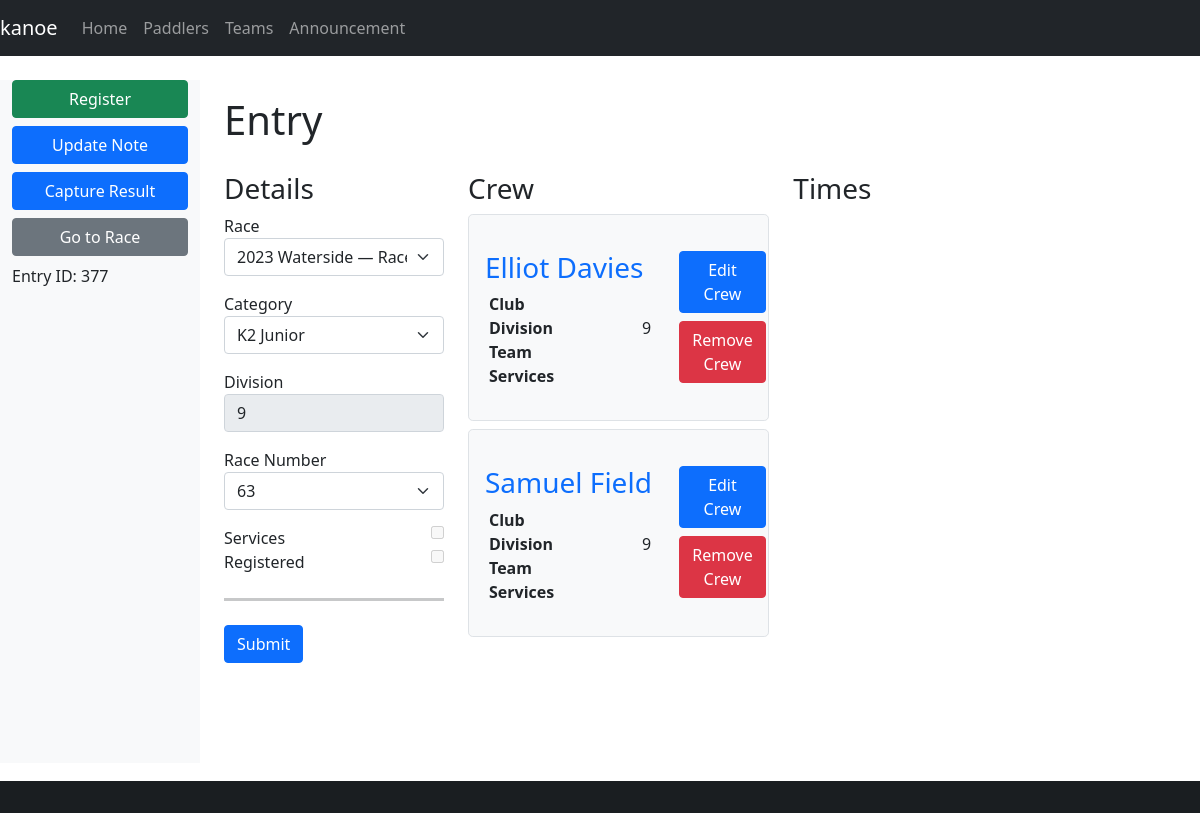
The app's page /entry/377, older data.
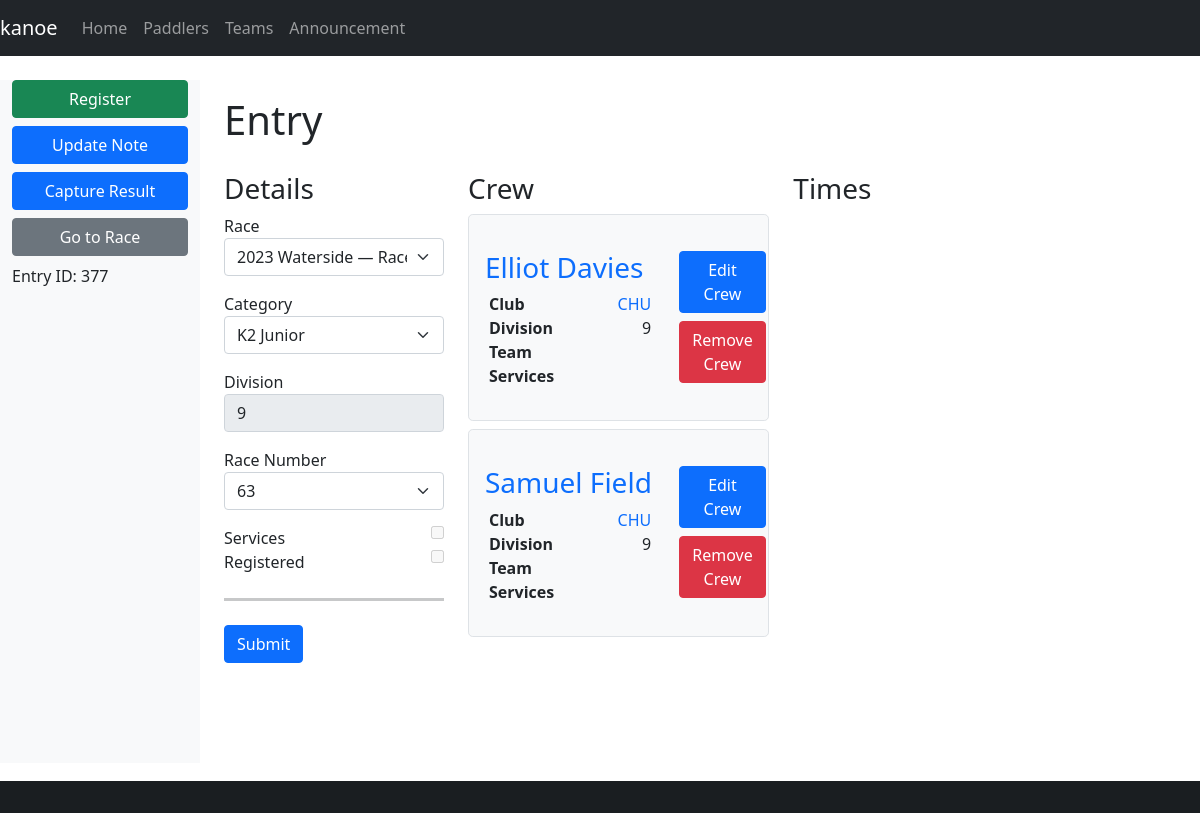
The same page, newer data.
### database/database/entry.py (models this page shows, shortened)
class Entry(Base):
    __tablename__ = "entry"
    id = Column(Integer, primary_key=True)
    race_id = Column(Integer, ForeignKey(Race.id), index=True)
    category_id = Column(Integer, ForeignKey(Category.id), index=True)
    boat_type = Column(boat_type, index=True)
    entry_number = Column(Integer)
    online = Column(Boolean)
    series = Column(Boolean)
    series_id = Column(Integer, ForeignKey(Series.id), index=True)
    time_start = Column(String)
    time_finish = Column(String)
    time_adjustment = Column(Integer)
    registered = Column(Boolean, default=False, nullable=False)
    retired = Column(Boolean, default=False, nullable=False)
    scratched = Column(Boolean, default=False, nullable=False)
    disqualified = Column(Boolean, default=False, nullable=False)
    note = Column(Text)
    category = relationship(Category, backref="entries", lazy="joined")
    race = relationship(Race, backref="entries", lazy="joined")
    race_number = relationship("Number", secondary="number_entry", uselist=False)
    @property
    def division(self):
        if self.crews:
            divisions = [crew.paddler.division for crew in self.crews]
            divisions = [division for division in divisions if division is not None]
            if divisions:
                return min(divisions)
        return None
    @property
    def time(self):
        if self.time_start and self.time_finish:
            time_start = datetime.datetime.strptime(self.time_start, "%H:%M:%S")
            time_finish = datetime.datetime.strptime(self.time_finish, "%H:%M:%S")
            return (
                time_finish
                - time_start
                + datetime.timedelta(seconds=(self.time_adjustment or 0))
            )
        else:
            return None
    @property
    def crew_complete(self):
        return len(self.crews) >= self.category.crew_count
    @property
    def services(self):
        services = [crew.services for crew in self.crews]
        return all(services)

### database/database/number.py (models this page shows, shortened)
class Number(Base):
    __tablename__ = "number"
    id = Column(Integer, primary_key=True)
    lost = Column(Boolean)

### database/database/crew.py (models this page shows, shortened)
class Crew(Base):
    __tablename__ = "crew"
    id = Column(Integer, primary_key=True)
    paddler_id = Column(Integer, ForeignKey(Paddler.id), index=True)
    club_id = Column(String(3), ForeignKey(Club.id), index=True)
    entry_id = Column(Integer, ForeignKey(Entry.id), index=True)
    team_id = Column(Integer, ForeignKey(Team.id), index=True)
    services = Column(Boolean, server_default=expression.false())
    due = Column(Numeric)
    paid = Column(Numeric)
    team = relationship(Team, backref="crews", lazy="joined")
    paddler = relationship(Paddler, backref="crews", lazy="joined")
    club = relationship("Club", backref="crews", lazy="joined")
    entry = relationship(Entry, backref="crews", lazy="joined")

### database/database/paddler.py (models this page shows, shortened)
class Paddler(Base):
    __tablename__ = "paddler"
    id = Column(Integer, primary_key=True)
    bcu = Column(Integer)  # BCU = British Canoe Union
    bcu_expiry = Column(Date)
    division = Column(Integer)
    title = Column(String)
    first = Column(String)
    middle = Column(String)
    last = Column(String)
    suffix = Column(String)
    dob = Column(Date)
    address = Column(String)
    email = Column(String)
    phone = Column(String)
    emergency_name = Column(String)
    emergency_phone = Column(String)
    age_group_id = Column(Integer, ForeignKey(AgeGroup.id), index=True)
    age_group = relationship(AgeGroup, backref="paddlers", lazy="joined")
    @hybrid_property
    def name(self):
        return combine_names(self.first, self.middle, self.last)

### database/database/club.py (models this page shows, shortened)
class Club(Base):
    __tablename__ = "club"
    id = Column(String(3), primary_key=True)
    name = Column(String)

### kanoe/views/entry.py (the view, shortened to what this page needs)
@blueprint.route("/entry/<entry_id>", methods=("GET", "POST"))
@blueprint.route("/entry/", defaults={"entry_id": None}, methods=("GET", "POST"))
@login_required
def entry(entry_id):
    entry = session.query(db.Entry).get(entry_id)
    race_id = request.args.get("race_id")
    races = session.query(db.Race)
    if race_id:
        races = races.filter(db.Race.id == race_id)
    races = races.all()
    categories = session.query(db.Category).all()
    if entry:
        taken = (
            session.query(db.NumberAllocation.number_id)
            .join(db.Entry, db.NumberAllocation.entry_id == db.Entry.id)
            .filter(db.Entry.race_id == entry.race_id)
            .subquery()
        )
        numbers = (
            session.query(db.Number.id)
            .join(taken, db.Number.id == taken.c.number_id, isouter=True)
            .filter(
                (db.Number.lost == False) | (db.Number.lost == None)  # noqa: E711, E712
            )
            .order_by(db.Number.id)
        )
        if entry.race_number:
            numbers = numbers.filter(
                (taken.c.number_id == entry.race_number.id)
                | (taken.c.number_id == None)  # noqa: E711
            )
        else:
            numbers = numbers.filter((taken.c.number_id == None))  # noqa: E711
        numbers = [r.id for r in numbers]
    else:
        numbers = []
    return render_template(
        "entry.j2",
        entry=entry,
        categories=categories,
        races=races,
        numbers=numbers,
    )

### database/database/category.py (called while the page is built)
    def __str__(self):
        return self.label

    def __eq__(self, other):
        return self.label == other

    @property
    def crew_count(self):
        return int(re.sub("[^12]+", "", self.label))

### database/database/paddler.py (called while the page is built)
def combine_names(first, middle, last):
    name = [first, middle, last]
    name = list(filter(lambda item: item is not None, name))
    name = " ".join(name)
    name = name.strip()
    return name

### database/database/race.py (called while the page is built)
    def __str__(self):
        return "%s (%s)" % (self.name, self.date)

### kanoe/templates/entry.j2 (shortened to what this page needs)
{% extends "base-fluid.j2" %}
{% from "macros.j2" import find_value %}
{% block content %}
<h1>Entry</h1>
<div class="row">
  <div class="col-md-3">
    <h3>Details</h3>
    <form method="post">
      <div>
        <div class="mb-3">
          <label for="race">Race</label>
          <select class="form-select" class="form-control" id="race_id" name="race_id">
            {% for race in races %}
            <option value="{{ race.id }}" {% if entry.race==race %} selected{% endif %}>{{ race }}</option>
            {% endfor %}
          </select>
        </div>
        <div class="mb-3">
          <label for="race">Category</label>
          <select class="form-select" class="form-control" id="category_id" name="category_id">
            {% for category in categories %}
            <option value="{{ category.id }}" {% if (entry.category==category) %} selected{% endif %}>{{ category }}
            </option>
            {% endfor %}
          </select>
        </div>
        <div class="mb-3">
          <label for="division">Division</label>
          <input type="number" class="form-control" disabled
            value="{{ find_value(request.form['division'], entry.division) }}">
        </div>
        <div class="mb-3">
          <label for="division">Race Number</label>
          <select class="form-select" class="form-control" id="race_number" name="race_number" >
            {% for number in numbers %}
            <option {% if number==entry.race_number.id %} selected{% endif %}>{{ number }}</option>
            {% endfor %}
          </select>
        </div>
        <div>
          <label for="services">Services</label>
          <input type="checkbox" disabled{% if entry.services %} checked{% endif %} style="float: right;">
        </div>
        <div>
          <label for="registered">Registered</label>
          <input type="checkbox" disabled{% if entry.registered %} checked{% endif %} style="float: right;">
        </div>
      </div>
      <hr class="my-4">
      <button type="submit" class="btn btn-primary">Submit</button>
    </form>
  </div>
  <div class="col-md-4">
    <h3>Crew</h3>
    {% for crew in entry.crews %}
    <div class="h-30 p-3 mb-2 bg-light border rounded-3">
      <div class="row">
        <div class="col-md-8">
          <h3><a href="{{ url_for('kanoe.paddler', paddler_id=crew.paddler.id) }}">{{ crew.paddler.name }}</a></h3>
          <table class="table table-sm table-borderless">
            <tr>
              <th>Club</th>
              <td style="text-align: right;">
                <a href="{{ url_for('kanoe.club', club_id=crew.club.id) }}">{{ crew.club.id }}</a>
              </td>
            </tr>
            <tr>
              <th>Division</th>
              <td style="text-align: right;">{{ crew.paddler.division or "" }}</td>
            </tr>
            <tr>
              <th>Team</th>
              <td style="text-align: right;">
              </td>
            </tr>
            <tr>
              <th>Services</th>
              <td style="text-align: right;" class="services">
              </td>
            </tr>
          </table>
        </div>
        <div class="col-md-4">
          <ul class="nav flex-column">
            <li class="nav-item d-grid mb-2">
              <a href="{{ url_for('kanoe.crew', crew_id=crew.id) }}" class="btn btn-primary">Edit Crew</a>
            </li>
            <li class="nav-item d-grid mb-2">
              <a href="{{ url_for('kanoe.crew_delete', crew_id=crew.id) }}" class="btn btn-danger">Remove Crew</a>
            </li>
          </ul>
        </div>
      </div>
    </div>
    {% endfor %}
  </div>
  <div class="col-md-4">
    <h3>Times</h3>
  </div>
</div>
{% endblock %}
{% block sidebar %}
{% include 'sidebar-entry.j2' %}
{% endblock %}

### kanoe/templates/base-fluid.j2 (shortened to what this page needs)
{% import 'common/colour.j2' as colour %}
<!doctype html>
<html lang="en">
<head>
    {% block head %}
    {% include 'common/load-css.j2' %}
    {% endblock %}
</head>
<body>
    <header>
        {% include 'common/navbar.j2' %}
    </header>
    <div class="container-fluid">
        <div class="row">
            <nav class="col-md-2 d-none d-md-block bg-light sidebar">
                <div class="sidebar-sticky">
                    {% block sidebar %}
                    {% endblock %}
                </div>
            </nav>
            <main role="main" class="col-md-9 ml-sm-auto col-lg-10 pt-3 px-4">
                {% block content %}
                {% endblock %}
            </main>
        </div>
    </div>
    <footer>
        {% include 'common/footer.j2' %}
    </footer>
</body>
</html>

### kanoe/templates/macros.j2
{% macro find_value(form, variable) -%}
{% if form %}{{ form }}{% else %}{% if variable and variable is not none %}{{ variable }}{% endif %}{%
endif %}
{%- endmacro -%}

### kanoe/templates/common/load-css.j2
<link rel="stylesheet" type="text/css" href="/css/bootstrap-5.1.3.min.css">
<link rel="stylesheet" type="text/css" href="/css/styles.css">
{% include 'common/load-css-font-awesome.j2' %}

### kanoe/templates/common/load-css-font-awesome.j2
<link rel="stylesheet" type="text/css" href="/css/font-awesome-all-6.2.0.min.css">

### kanoe/templates/common/navbar.j2 (shortened to what this page needs)
<nav class="navbar navbar-expand-md navbar-dark fixed-top bg-dark">
    <a class="navbar-brand" href="{{ url_for('kanoe.races') }}">kanoe</a>
    <div class="collapse navbar-collapse" id="navbarsExampleDefault">
        <ul class="navbar-nav mr-auto">
            <li class="nav-item active">
                <a class="nav-link" href="{{ url_for('kanoe.races') }}">Home</a>
            </li>
            {% if session["user"] or config['LOGIN_DISABLED'] %}
            <li class="nav-item active">
                <a class="nav-link" href="{{ url_for('kanoe.paddlers') }}">Paddlers</a>
            </li>
            <li class="nav-item active">
                <a class="nav-link" href="{{ url_for('kanoe.teams') }}">Teams</a>
            </li>
            <li class="nav-item active">
                <a class="nav-link" href="{{ url_for('kanoe.announcement') }}">Announcement</a>
            </li>
            {% endif %}
        </ul>
    </div>
</nav>

### kanoe/templates/sidebar-entry.j2
<ul class="nav flex-column">
    {% if not entry.registered %}
    <li class="nav-item d-grid mb-2">
        <a href="{{ url_for('kanoe.entry_register', entry_id=entry.id) }}" class="btn btn-success">Register</a>
    </li>
    {% endif %}
    <li class="nav-item d-grid mb-2">
        <a href="{{ url_for('kanoe.entry_note_update', entry_id=entry.id) }}" class="btn btn-primary">Update Note</a>
    </li>
    {% if entry.race %}
    <li class="nav-item d-grid mb-2">
        <a href="{{ url_for('kanoe.race_results_capture', race_id=entry.race.id) }}" class="btn btn-primary">Capture
            Result</a>
    </li>
    <li class="nav-item d-grid mb-2">
        <a href="{{ url_for('kanoe.race', race_id=entry.race.id) }}" class="btn btn-secondary">Go to Race</a>
    </li>
    {% endif %}
</ul>
{% if entry.id %}
<p>Entry ID: {{ entry.id }}</p>
{% endif %}

### kanoe/templates/common/footer.j2
<div class="footer fixed-bottom mt-auto bg-dark text-center text-white">
  <div class="text-center p-3" style="background-color: rgba(0, 0, 0, 0.2);">
  </div>
</div>

### kanoe/static/css/styles.css (style rules this page uses)
:root { --colour-yellow: #fed00c; --colour-yellow-muted: #ffe269; }
body { padding-top: 60px; }
main { margin-bottom: 100px }
.row > * { margin-top: 20px; }
footer { margin-top: 50px }
hr { height: 3px !important; }
td.services, th.services { text-align: center; }
nav.sidebar ul > li.nav-item { margin-bottom: 0.5rem !important; }
a { text-decoration: none; }
.table-sm > :not(caption) > * > * { padding-top: 0; padding-bottom: 0; }

Row changes from the older to the newer data that the page shows:
changed Crew "Elliot Davies": club.id (not shown) → "CHU"
changed Crew "Samuel Field": club.id (not shown) → "CHU"
